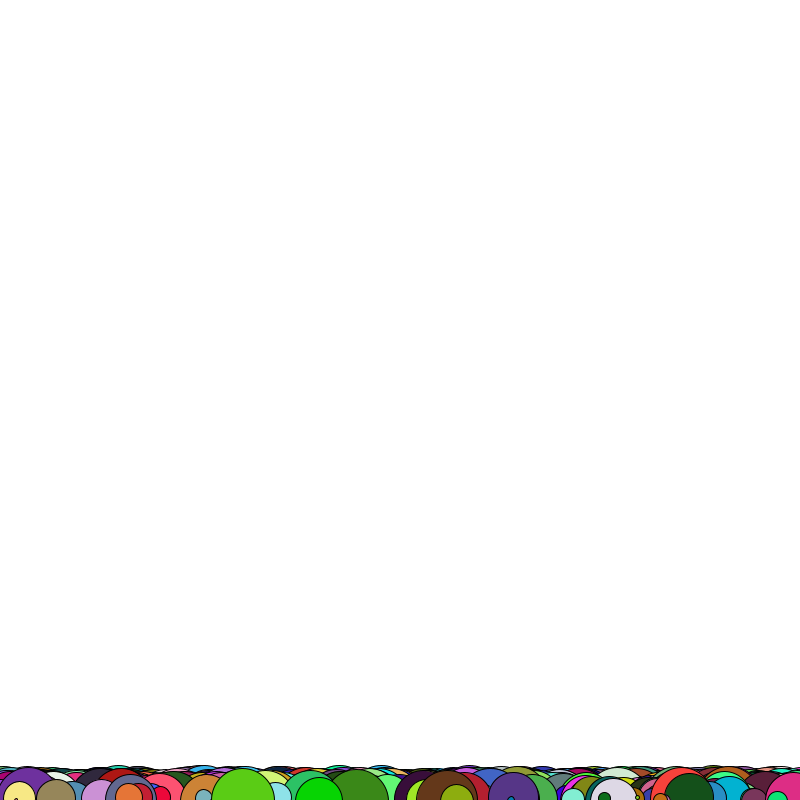
Frame 1 (no input)
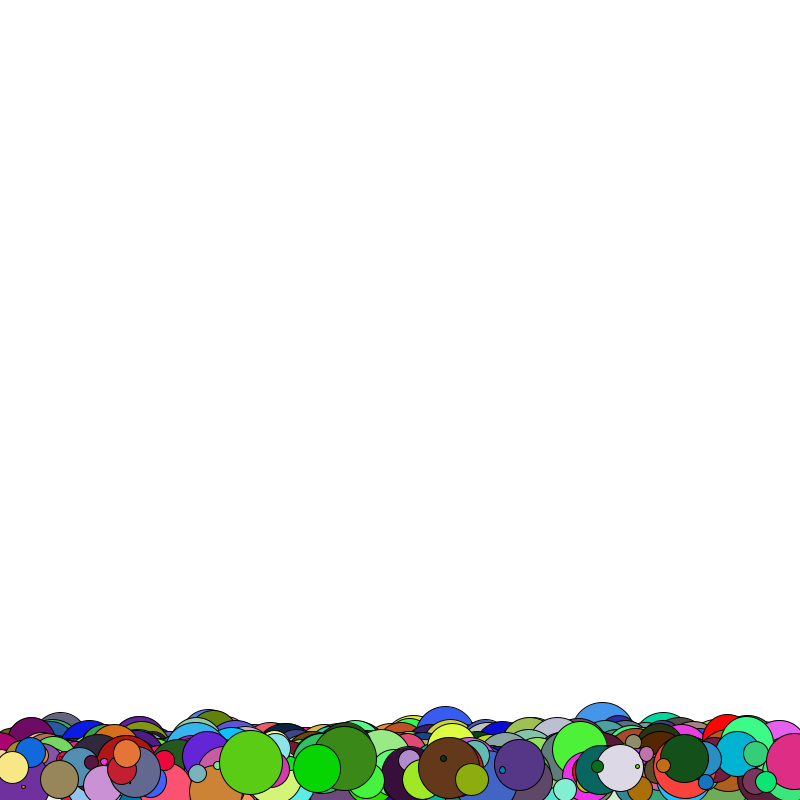
Frame 60 (the mouse pressed at the canvas centre just before this capture)
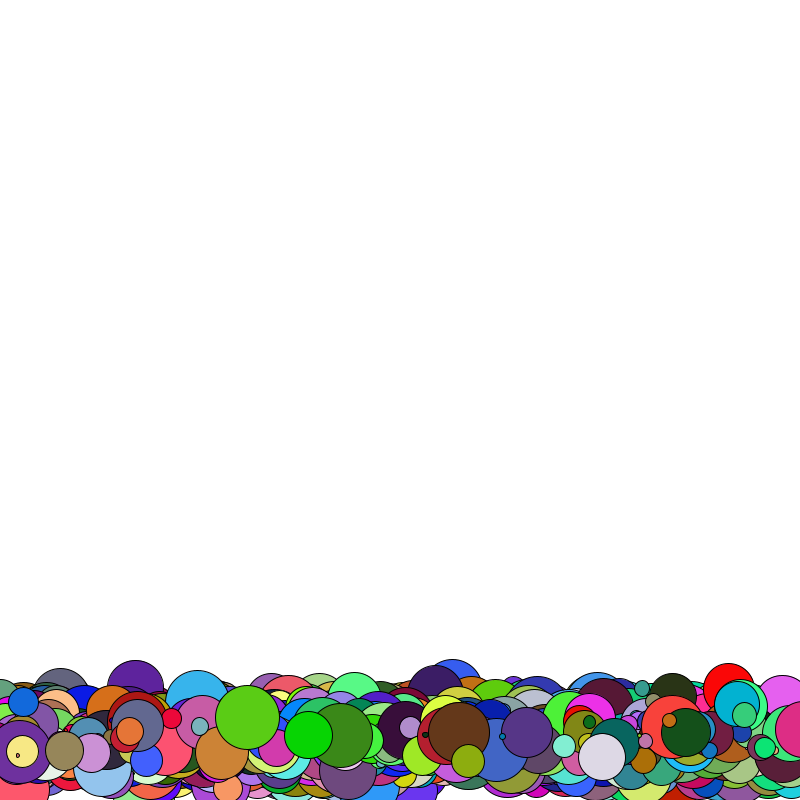
Frame 120 (the mouse held since frame 60 and released just before this capture)

The Processing sketch that drew these frames (run headless with seeded random() and noise(); from frame 60 on, the mouse is pressed at the canvas centre):

// Processing sketch: bubbles
// ── bubbles.pde
Bubble[] bubbles = new Bubble[3000];

void setup() {
  size(800,800);
  for(int i = 0; i < bubbles.length; i++){
    bubbles[i] = new Bubble();
  }
}

void draw() {
  background(255);
  for(int i = 0; i < bubbles.length; i++){
    Bubble bubble = bubbles[i];
    bubble.ascend();
    bubble.display();
    bubble.top();
  }
}

// ── Bubble.pde
class Bubble {
  float x;
  float y;
  float size;
  float bubbleColor1 = random(1,255);
  float bubbleColor2 = random(1,255);
  float bubbleColor3 = random(1,255);
  Bubble() {
    x = random(0, width);
    y = height;
    size = random(1,64);
  }
  void display(){
    stroke(0);
    fill(bubbleColor1, bubbleColor2, bubbleColor3);
    ellipse(x,y,size,size);
  }
  void ascend(){
    y = y + random(-3,2);
    x = x + random(-2,2);
  }
  void top() {
    float border = size / 2;
    if(y < border) {
      y = border;
    }
  }
}
